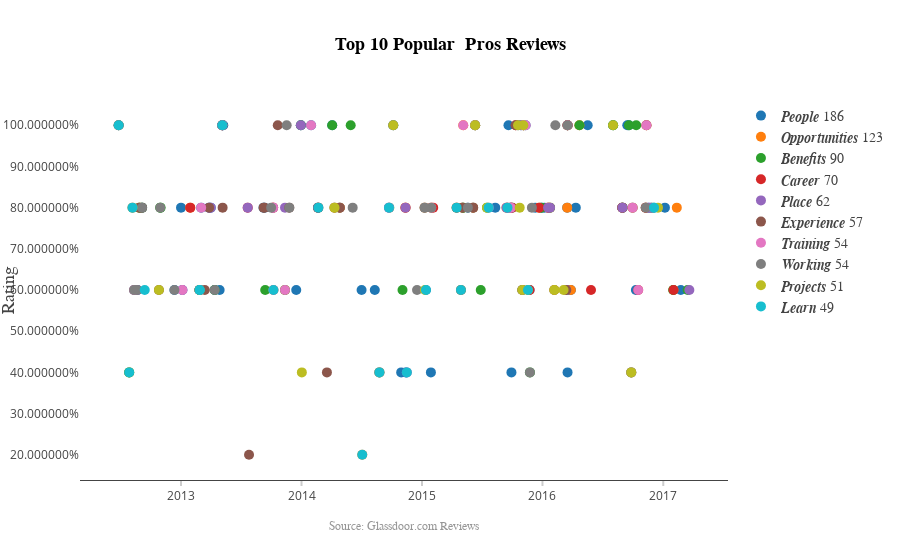

Notebook code cell kept with this figure:
### Code cell
TopReviewsScatter(df,10,'Pros')
